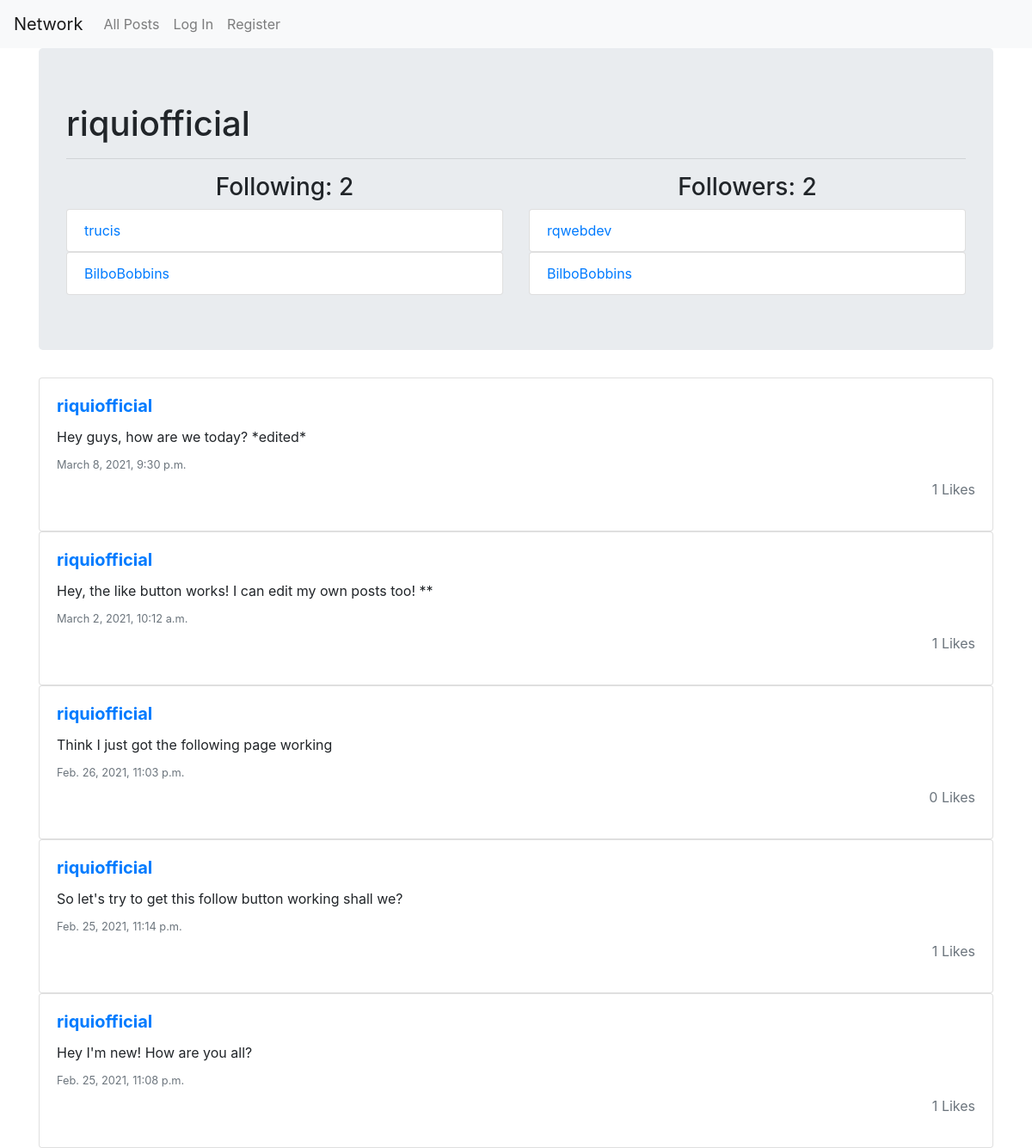
Page /profile/riquiofficial on the committed database.
### network/models.py (models this page shows, shortened)
class User(AbstractUser):
    following = models.ManyToManyField(
        "self", symmetrical=False, blank=True, default=None)
    def total_following(self):
        return self.following.count()

class Post(models.Model):
    author = models.ForeignKey(User, on_delete=models.CASCADE)
    content = models.CharField(max_length=250)
    date = models.DateTimeField(auto_now_add=True)
    likes = models.ManyToManyField(
        User, blank=True, default=None, related_name="post_likes")
    def total_likes(self):
        return self.likes.count()

### network/views.py (the view, shortened to what this page needs)
# urls.py: path("profile", views.profile, name="profile"),
def profile(request, user=False, follow=None):
    if user == False:
        user = request.user
    else:
        user = get_object_or_404(User, username=user)
    total_following = user.total_following()
    followers = User.objects.filter(following=user)
    total_followers = followers.count()
    own_profile = False
    already_following = False
    if user == request.user:
        own_profile = True
    elif request.user in followers:
        already_following = True
    posts = Post.objects.filter(author__exact=user)
    ordered_posts = posts.order_by("-date")
    return render(request, "network/profile.html", {"title": user.username, "user": user, "total_following": total_following, "total_followers": total_followers, "followers": followers, "posts": ordered_posts, "own_profile": own_profile, "already_following": already_following})

### network/templates/network/profile.html (shortened to what this page needs)
{% extends "network/layout.html" %}{% block title %}Social Network - {{title}}{%endblock%} {% block body %}
<div class="container">
  <div class="jumbotron">
    <h1>{{user.username}}
    </h1>
    <hr class="my-3" />
    <div class="row">
      <div class="col-6">
        <h3 class="text-center">Following: {{total_following}}</h3>
        <ul class="list-group">
          {% for follower in user.following.all %}
          <a href="/profile/{{follower}}"><li class="list-group-item">{{follower}}</li></a>
          {% endfor %}
        </ul>
      </div>
      <div class="col-6">
        <h3 class="text-center">Followers: {{total_followers}}</h3>
        <ul class="list-group">
          {% for follower in followers %}
          <a href="/profile/{{follower}}"><li class="list-group-item">{{follower}}</li></a>
          {% endfor %}
        </ul>
      </div>
    </div>
</div>
</div>
<div class="container">
      <div class="row">
            {% for post in posts %}
            <div class="container">
              <div class="card">
                <div class="card-body">
                    <a href="{% url 'user_profile' post.author %}"><h5 class="card-title"><strong>{{post.author}}</strong></h5></a>
                    <p class="card-text" id="card-text{{post.id}}">{{post.content}}</p>
                  <h6 class="card-subtitle mb-2 text-muted" id="date{{post.id}}">
                    <small>{{post.date}}</small>
                  </h6>
                  <p class="text-muted mt-0 text-right like{{post.id}}">{{post.total_likes}} Likes
                  </p>
                </div>
              </div>
            </div>
            {%endfor%}
    </div>
</div>
{% endblock %}

### rows in the picture
User: username "riquiofficial"
User: username "trucis"
User: username "BilboBobbins"
User: username "rqwebdev"
Post: author "riquiofficial", content "Hey guys, how are we today? *edited*", date "March 8, 2021, 9:30 p.m.", total_likes "1"
Post: author "riquiofficial", content "Hey, the like button works! I can edit my own posts too! **", date "March 2, 2021, 10:12 a.m.", total_likes "1"
Post: author "riquiofficial", content "Think I just got the following page working", date "Feb. 26, 2021, 11:03 p.m.", total_likes "0"
Post: author "riquiofficial", content "So let's try to get this follow button working shall we?", date "Feb. 25, 2021, 11:14 p.m.", total_likes "1"
Post: author "riquiofficial", content "Hey I'm new! How are you all?", date "Feb. 25, 2021, 11:08 p.m.", total_likes "1"

### other values in the picture
{{ total_following }} "2"
{{ total_followers }} "2"
